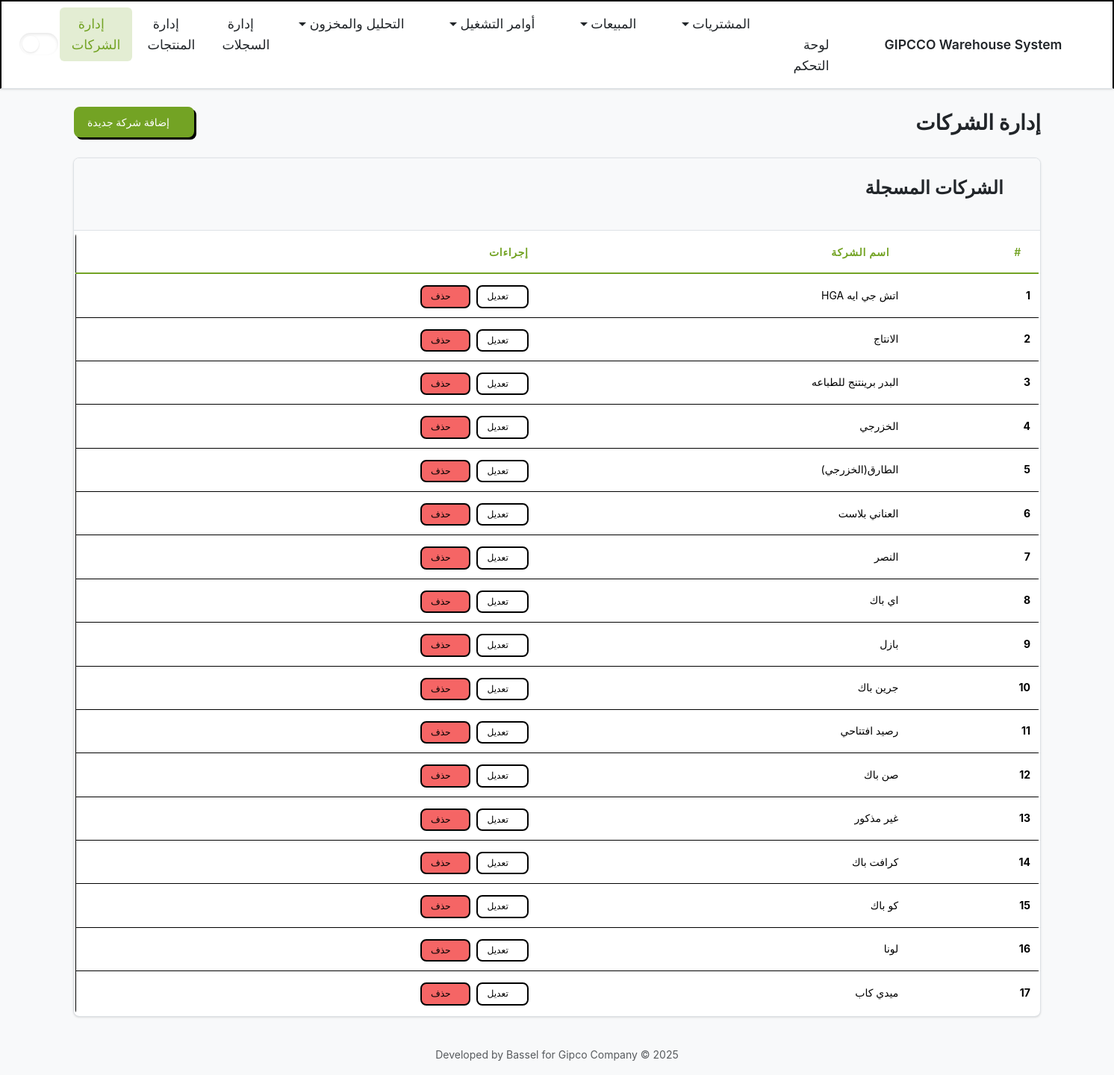
/companies/, run on the app's committed database.
### inventory/models.py (models this page shows, shortened)
class Company(models.Model):
    name = models.CharField(max_length=255, unique=True, verbose_name=_("Company Name"))
    class Meta:
        db_table = 'companies'  # Explicitly map to the existing table
        verbose_name = _("Company")
        verbose_name_plural = _("Companies")
        ordering = ['name']

### inventory/views/companies_products.py (the view, shortened to what this page needs)
# urls.py: path('companies/', companies, name='companies'),
def companies(request: HttpRequest) -> HttpResponse:
    context = {
        'active_page': 'companies',
        'companies': Company.objects.all(),
    }
    if 'X-Partial-Request' in request.headers:
        return render(request, 'inventory/partials/companies_content.html', context)
    return render(request, 'inventory/companies.html', context)

### inventory/templates/inventory/companies.html
{% extends "inventory/layout.html" %}
{% load static %}
{% block content %}
  {% include "inventory/partials/companies_content.html" %}
{% endblock content %}

### inventory/templates/inventory/partials/companies_content.html (shortened to what this page needs)
<div class="d-flex justify-content-between align-items-center mb-4">
  <h1 class="h2 mb-0" style="font-weight: 700">إدارة الشركات</h1>
  <button
    type="button"
    class="btn btn-primary"
    data-bs-toggle="modal"
    data-bs-target="#addCompanyModal"
  >
    <i class="bi bi-plus-lg"></i> إضافة شركة جديدة
  </button>
</div>
<div class="card">
  <div class="card-header">
    <h3><i class="bi bi-list-ul"></i> الشركات المسجلة</h3>
  </div>
  <div class="card-body p-0">
    {% if not companies %}
    <div class="text-center p-5">
      <i class="bi bi-building-slash display-4 text-secondary"></i>
      <h5 class="mt-3">لا توجد شركات</h5>
      <p class="text-muted">ابدأ بإضافة أول شركة.</p>
      <button
        type="button"
        class="btn btn-primary mt-2"
        data-bs-toggle="modal"
        data-bs-target="#addCompanyModal"
      >
        <i class="bi bi-plus-lg"></i> إضافة شركة
      </button>
    </div>
    {% else %}
    <div class="table-responsive">
      <table class="table table-hover align-middle mb-0">
        <thead>
          <tr>
            <th class="ps-3">#</th>
            <th>اسم الشركة</th>
            <th class="text-end pe-3">إجراءات</th>
          </tr>
        </thead>
        <tbody>
          {% for c in companies %}
          <tr>
            <th scope="row" class="ps-3">{{ forloop.counter }}</th>
            <td>{{ c.name }}</td>
            <td class="text-end pe-3">
              <button
                type="button"
                class="btn btn-sm btn-outline-secondary"
                data-bs-toggle="modal"
                data-bs-target="#editCompanyModal-{{ c.id }}"
              >
                <i class="bi bi-pencil-square"></i> تعديل
              </button>
              <form
                method="post"
                action="{% url 'inventory:delete_company' pk=c.id %}"
                class="d-inline"
                onsubmit="return confirm('هل أنت متأكد؟');"
              >
                <button type="submit" class="btn btn-sm btn-outline-danger">
                  <i class="bi bi-trash"></i> حذف
                </button>
              </form>
            </td>
          </tr>
          {% endfor %}
        </tbody>
      </table>
    </div>
    {% endif %}
  </div>
</div>

### data on the page
Company: name "اتش جي ايه HGA"
Company: name "الانتاج"
Company: name "البدر برينتنج للطباعه"
Company: name "الخزرجي"
Company: name "الطارق(الخزرجي)"
Company: name "العناني بلاست"
Company: name "النصر"
Company: name "اي باك"
Company: name "بازل"
Company: name "جرين باك"
Company: name "رصيد افتتاحي"
Company: name "صن باك"
Company: name "غير مذكور"
Company: name "كرافت باك"
Company: name "كو باك"
Company: name "لونا"
Company: name "ميدي كاب"
